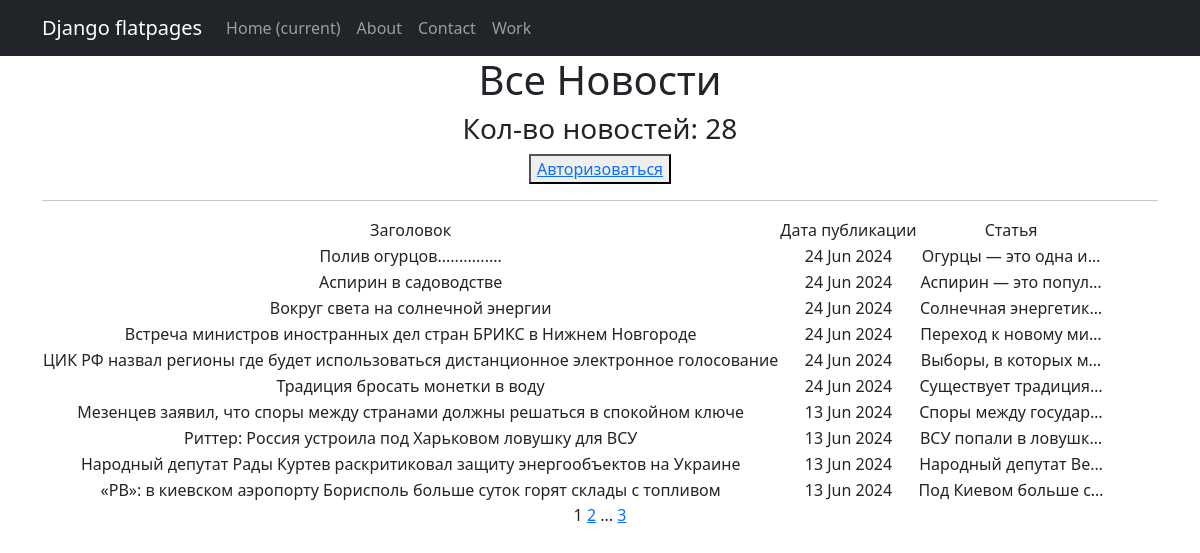
Before: / with the older database file.
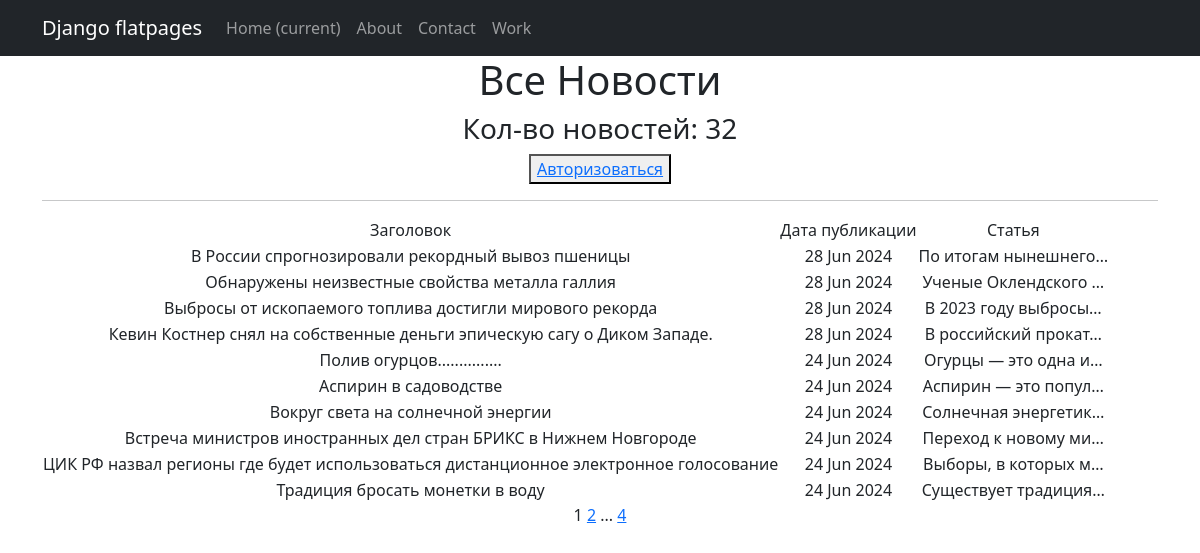
After: the same page with the newer database file.
### News/models.py (models this page shows, shortened)
class Post(models.Model):
    news = 'NE'
    article = 'AR'
    POST_TIPE = [
        (news, "Новость"),
        (article, 'Статья')
    ]
    post_time_in = models.DateTimeField(auto_now_add=True)
    post_type = models.CharField(max_length=2, choices=POST_TIPE)
    title = models.CharField(max_length=255, default='None')
    post_text = models.TextField(default="Здесь пока никто ничего не написал.")
    post_rating = models.IntegerField(default=0)
    author_id = models.ForeignKey(Author, on_delete=models.CASCADE)
    categories = models.ManyToManyField(Category, through='PostCategory', related_name='post')

### News/views.py (the view)
# urls.py: path('', PostsList.as_view(), name='posts_list'),
class PostsList(ListView):
    model = Post
    ordering = '-post_time_in'
    template_name = 'news.html'
    context_object_name = 'posts'
    paginate_by = 10
    def get_context_data(self, **kwargs):
        context = super().get_context_data(**kwargs)
        news_list = Post.objects.all()
        context['news'] = news_list
        context['is_author'] = self.request.user.groups.filter(name='authors').exists()
        return context

### News/templatetags/custom_tags.py (called while the page is built)
@register.simple_tag(takes_context=True)
def url_replace(context, **kwargs):
    d = context['request'].GET.copy()
    for k, v in kwargs.items():
        d[k] = v
    return d.urlencode()

### templates/news.html (shortened to what this page needs)
{% extends 'flatpages/default.html' %}
{% load custom_filters %}
{% load custom_tags %}
{% block content %}
   <h1>Все Новости</h1>
    <h3> Кол-во новостей: {{ news|length }}</h3>
    <button> <a href="/account/login/"> Авторизоваться </a></button>
   <hr>
   {% if posts %}
       <table>
           <tr>
               <td>Заголовок</td>
               <td>Дата публикации</td>
               <td>Статья</td>
           </tr>
           {% for post in posts %}
           <tr>
               <td>{{ post.title }}</td>
               <td>{{ post.post_time_in|date:'d M Y'  }}</td>
               <td>{{ post.post_text| truncatechars:20 }}</td>
           </tr>
           {% endfor %}
       </table>
   {% else %}
       <h2>Новостей нет нет!</h2>
   {% endif %}
   {{ page_obj.number }}
   {% if page_obj.has_next %}
       <a href="?{% url_replace page=page_obj.next_page_number %}">{{ page_obj.next_page_number }}</a>
       {% if paginator.num_pages != page_obj.next_page_number %}
           ...
           <a href="?{% url_replace page=page_obj.paginator.num_pages %}">{{ page_obj.paginator.num_pages }}</a>
       {% endif %}
   {% endif %}
{% endblock content %}

Changed rows visible on the page:
no longer on this page (row unchanged): Post: title "Мезенцев заявил, что споры между странами должны решаться в спокойном ключе", post_time_in "13 Jun 2024", post_text "Споры между государ…"
no longer on this page (row unchanged): Post: title "Риттер: Россия устроила под Харьковом ловушку для ВСУ", post_time_in "13 Jun 2024", post_text "ВСУ попали в ловушк…"
no longer on this page (row unchanged): Post: title "Народный депутат Рады Куртев раскритиковал защиту энергообъектов на Украине", post_time_in "13 Jun 2024", post_text "Народный депутат Ве…"
no longer on this page (row unchanged): Post: title "«РВ»: в киевском аэропорту Борисполь больше суток горят склады с топливом", post_time_in "13 Jun 2024", post_text "Под Киевом больше с…"
added Post: title "В России спрогнозировали рекордный вывоз пшеницы", post_time_in "28 Jun 2024", post_text "По итогам нынешнего…"
added Post: title "Обнаружены неизвестные свойства металла галлия", post_time_in "28 Jun 2024", post_text "Ученые Оклендского …"
added Post: title "Выбросы от ископаемого топлива достигли мирового рекорда", post_time_in "28 Jun 2024", post_text "В 2023 году выбросы…"
added Post: title "Кевин Костнер снял на собственные деньги эпическую сагу о Диком Западе.", post_time_in "28 Jun 2024", post_text "В российский прокат…"
Other visible differences:
{{ news|length }}: "28" → "32"
{{ page_obj.paginator.num_pages }}: "3" → "4"
